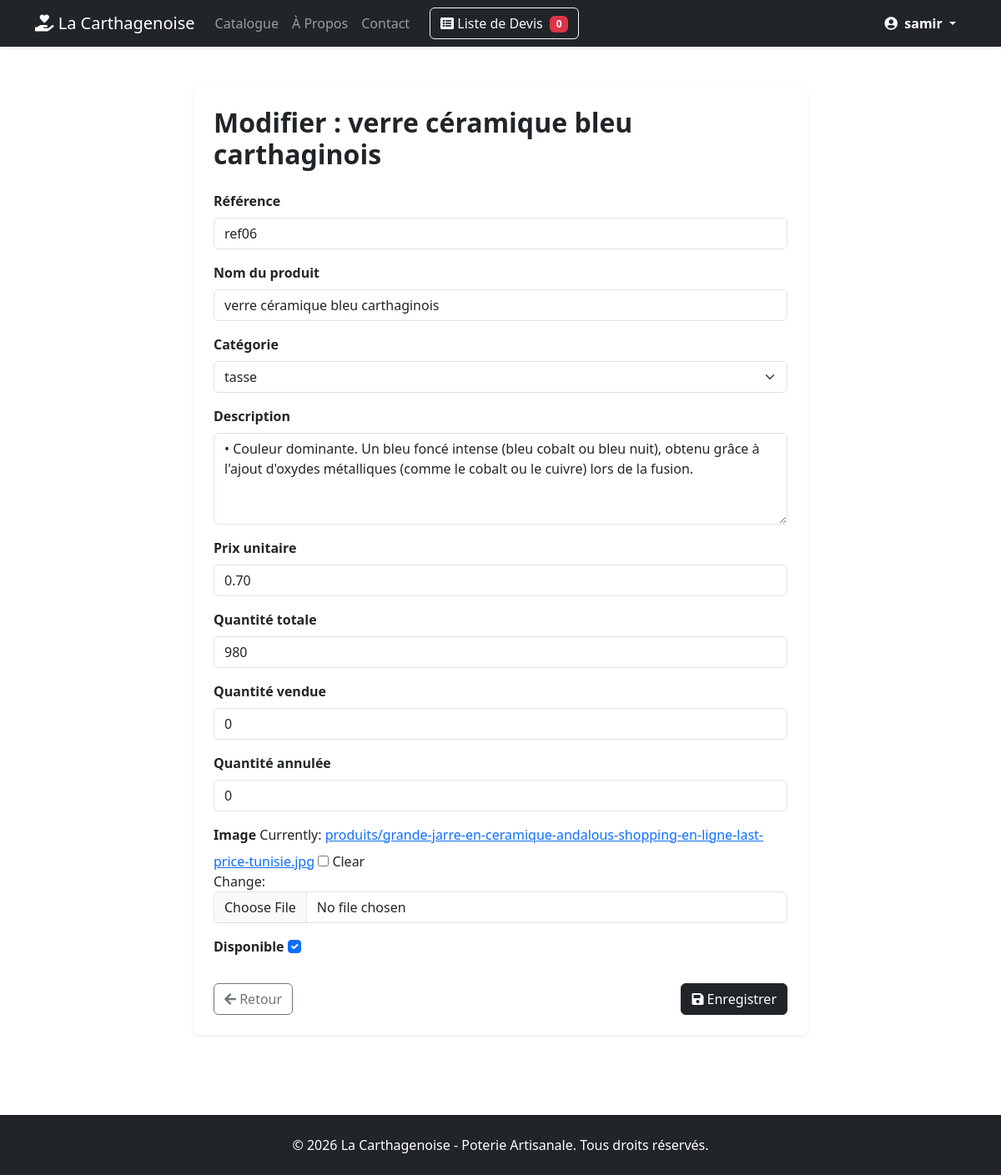
Page /gestion/produits/5/modifier/ (signed in) on the committed database.
### catalogue/models.py (models this page shows, shortened)
class Produit(models.Model):
    categorie = models.ForeignKey(
        Categorie,
        on_delete=models.CASCADE,
        related_name='produits',
        verbose_name="Catégorie",
    )
    reference = models.CharField(max_length=50, unique=True, verbose_name="Référence")
    nom = models.CharField(max_length=200, verbose_name="Nom du produit")
    description = models.TextField(verbose_name="Description")
    prix = models.DecimalField(
        max_digits=10,
        decimal_places=2,
        null=True,
        blank=True,
        verbose_name="Prix unitaire",
    )
    image = models.ImageField(
        upload_to='produits/',
        null=True,
        blank=True,
        verbose_name="Image",
    )
    quantite_totale = models.PositiveIntegerField(
        default=0, verbose_name="Quantité totale"
    )
    quantite_vendue = models.PositiveIntegerField(
        default=0, verbose_name="Quantité vendue"
    )
    quantite_annulee = models.PositiveIntegerField(
        default=0, verbose_name="Quantité annulée"
    )
    disponible = models.BooleanField(default=True, verbose_name="Disponible")
    date_creation = models.DateTimeField(auto_now_add=True)
    class Meta:
        verbose_name = "Produit"
        verbose_name_plural = "Produits"
        ordering = ['-date_creation']

### catalogue/views.py (the view)
@staff_member_required(login_url='utilisateur:login')
def modifier_produit(request, produit_id):
    produit = get_object_or_404(Produit, id=produit_id)
    if request.method == 'POST':
        form = ProduitForm(request.POST, request.FILES, instance=produit)
        if form.is_valid():
            produit = form.save()
            messages.success(
                request, f"Le produit '{produit.nom}' a été mis à jour.")
            return redirect('catalogue:admin_produits')
    else:
        form = ProduitForm(instance=produit)
    context = {
        'form': form,
        'produit': produit,
        'titre': f'Modifier : {produit.nom}',
        'bouton_texte': 'Mettre à jour',
    }
    return render(request, 'catalogue/form_produit.html', context)

### catalogue/models.py (called while the page is built)
    def __str__(self):
        return self.nom

### devis/templatetags/devis_extras.py (called while the page is built)
@register.simple_tag(takes_context=True)
def devis_count(context):
    request = context['request']
    devis_panier = request.session.get(DEVIS_SESSION_KEY)
    if devis_panier:
        return len(devis_panier)
    return 0

### catalogue/templates/catalogue/form_produit.html (shortened to what this page needs)
{% extends 'base.html' %}
{% block content %}
<div class="row justify-content-center my-4">
    <div class="col-md-8">
        <div class="card shadow-sm border-0">
            <div class="card-body p-4">
                <h2 class="fw-bold mb-4">{{ titre }}</h2>
                <form method="post" enctype="multipart/form-data">
                    {% for field in form %}
                        <div class="mb-3">
                            <label for="{{ field.id_for_label }}" class="form-label fw-bold">{{ field.label }}</label>
                            {{ field }}
                        </div>
                    {% endfor %}
                    <div class="d-flex justify-content-between mt-4">
                        <a href="{% url 'catalogue:admin_produits' %}" class="btn btn-outline-secondary">
                            <i class="fas fa-arrow-left"></i> Retour
                        </a>
                        <button type="submit" class="btn btn-dark">
                            <i class="fas fa-save"></i> Enregistrer
                        </button>
                    </div>
                </form>
            </div>
        </div>
    </div>
</div>
{% endblock %}

### templates/includes/navbar.html (shortened to what this page needs)
{% load devis_extras %}
<header>
  <nav class="navbar navbar-expand-lg navbar-dark bg-dark shadow-sm">
    <div class="container">
      <a class="navbar-brand" href="{% url 'catalogue:liste_produits' %}">
        <i class="fas fa-hand-holding-heart"></i> La Carthagenoise
      </a>
      <div class="collapse navbar-collapse" id="navbarNav">
        <ul class="navbar-nav mb-2 mb-lg-0">
          <li class="nav-item">
            <a class="nav-link" href="{% url 'catalogue:liste_produits' %}">Catalogue</a>
          </li>
          <li class="nav-item">
            <a class="nav-link" href="{% url 'pages:a_propos' %}">À Propos</a>
          </li>
          <li class="nav-item">
            <a class="nav-link" href="{% url 'pages:contact' %}">Contact</a>
          </li>
        </ul>
        <div class="d-flex align-items-center my-2 my-lg-0 ms-lg-3">
          <a href="{% url 'devis:view_devis' %}" class="btn btn-outline-light text-nowrap">
            <i class="fas fa-list-alt"></i> Liste de Devis
            <span class="badge bg-danger ms-1">{% devis_count %}</span>
          </a>
        </div>
        <div class="d-flex align-items-center flex-wrap gap-2 ms-lg-auto">
          <ul class="navbar-nav align-items-lg-center">
            {% if user.is_authenticated %}
              <li class="nav-item dropdown">
                <button class="btn btn-dark dropdown-toggle text-white fw-bold border-0 bg-transparent text-nowrap" type="button" id="userDropdown" data-bs-toggle="dropdown" aria-expanded="false">
                  <i class="fas fa-user-circle me-1"></i> {{ user.get_full_name|default:user.username }}
                </button>
              </li>
            {% endif %}
          </ul>
        </div>
      </div>
    </div>
  </nav>
</header>

### rows in the picture
Produit: form "ref06" "verre céramique bleu carthaginois" "tasse" "• Couleur dominante. Un bleu foncé intense (bleu cobalt ou bleu nuit), obtenu grâce à l'ajout d'oxydes métalliques (comme le cobalt ou le cuivre) lors de la fusion." "0.70" "980" "0" "0" "☑"

### other values in the picture
{{ user.get_full_name|default:user.username }} "samir"
{{ titre }} "Modifier : verre céramique bleu carthaginois"
{{ field.label }} "Référence" "Nom du produit" "Catégorie" "Description" "Prix unitaire" "Quantité totale" "Quantité vendue" "Quantité annulée" "Image" "Disponible"
